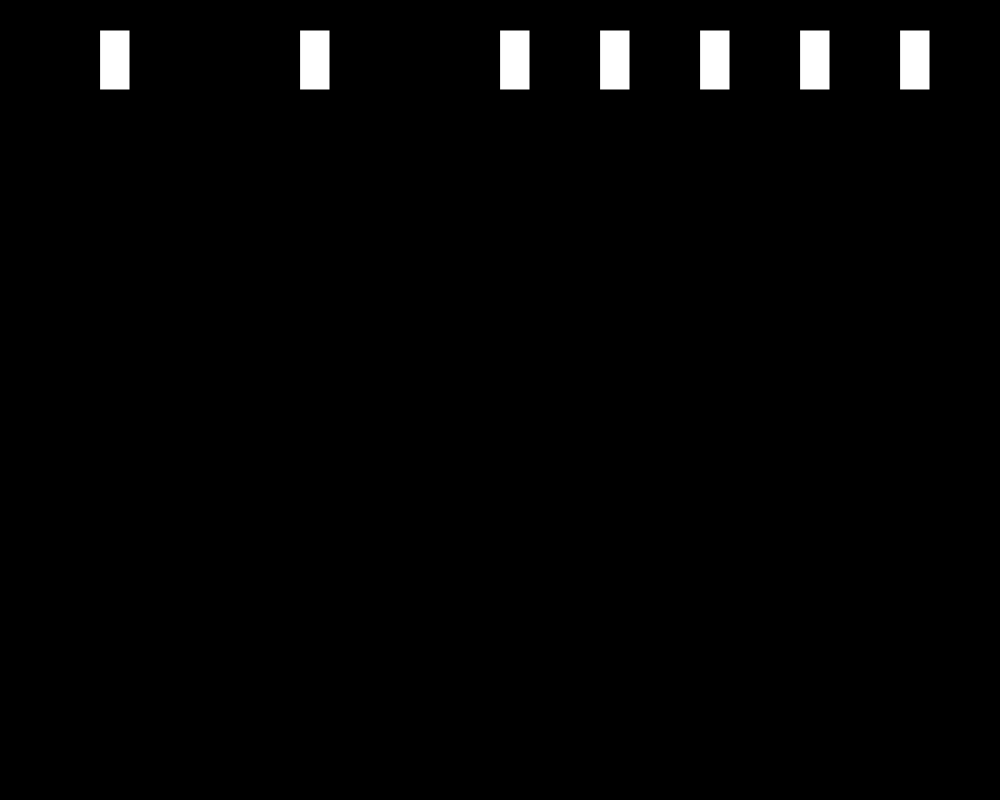
Frame 1 (no input)
Frame 60 (no input): identical to frame 1, image omitted
Frame 120 (the mouse pressed at the canvas centre since frame 60): identical to frame 1, image omitted

The p5.js sketch that drew this single still picture (run headless with seeded random() and noise() and a simulated clock; from frame 60 on, the mouse is pressed at the canvas centre):

// p5.js sketch
// ── sketch.js
var list = []

function setup() {
  createCanvas(1000,800)
  for(i=1;i<11;i++){
    list.push(new cube());
    
  }
  //print(list.length)
  for(i=0;i<10;i++){
  list[i].fitness = i+1
    list[i].X = i*100
  }
  FuckingCunt()
}

function draw() {
  background(0);
  fill(255);
  for(i=0;i<10;i++){
    if(list[i].alive){
    rect(list[i].X,30,30,60)
    //rect(10,10,10,10)
    }
  }
}
function FuckingCunt(){
  
  
  
  
  for(i=0;i<10;i++){
    
    if(random(11)>list[i].fitness+1){
      list[i].alive = false;
    }
    
  }
  
  
  
  
  
}

// ── cube.js
function cube (){
  this.fitness=0
  this.X = 0
  this.alive = true;
}
